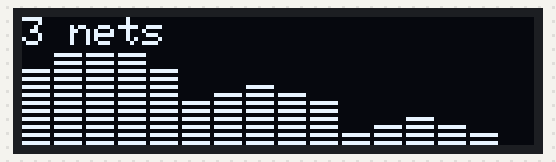
The sketch below on a simulated ESP8266 (NodeMCU). Parts: 128×32 one-colour display. A WiFi scan finds three made-up networks.

Above: at 2.2 s.

The sketch:

scan.ino
```cpp
#include <Adafruit_GFX.h>
#include <Adafruit_SSD1306.h>
#include <ESP8266WiFi.h>

//
// On W8266 module, OLED reset signal is connected to pin D0.
//
Adafruit_SSD1306 display(D0);

#define MX      128     // x-side length
#define MY      32      // y-side length
#define NB      15      // 11 channels and 2+2 side bands

static int band[NB];    // signal levels for bands

void setup()
{
    // Initialize with the I2C addr 0x3C (for the 128x32)
    display.begin(SSD1306_SWITCHCAPVCC, 0x3C);

    // Clear the buffer.
    display.clearDisplay();

    // Set size of text.
    display.setTextSize(1);
    display.setTextColor(WHITE);
    display.print("Scan...");

    // Set WiFi to station mode
    WiFi.mode(WIFI_STA);

    // Visualize the result.
    display.display();
    delay(100);
}

//
// Reset bands data.
//
static void reset_bands()
{
    int i;

    for (i=0; i<NB; i++) {
        band[i] = -99;
    }
}

//
// Draw the band level.
//
static void draw_band(int index)
{
    int level = band[index] + 95;
    int x = index * 8;
    int y;

    for (y = MY-1; y >= 0; y-=2) {
        if (level < 0)
            break;
        display.drawFastHLine(x, y, 7, WHITE);
        level -= 4;
    }
}

//
// Draw all bands
//
void draw_bands()
{
    int i;

    for (i=0; i<NB; i++) {
          draw_band(i);
    }
}

//
// Add a signal level to the band.
//
void add_band(int index, int q)
{
    int p = band[index];

    if (p < q) {
        int t = p;
        p = q;
        q = t;
    }
    // P and Q are signal levels in dB, P >= Q.
    // Compute the dB value of the sum of two power levels.
    if (p == q) {
        // When P and Q are equal, result is P+3.01 dB
        p += 3;
    }
    else if (p-1 == q) {
        // When P and Q differ by 1dB, result is P+1.76 dB
        p += 2;
    }
    else if (p-2 == q) {
        // When P and Q differ by 2dB, result is P+0.969 dB
        p += 2;
    }
    else if (p-3 == q) {
        // When P and Q differ by 3dB, result is P+0.511 dB
        p += 1;
    }

    band[index] = p;
}

//
// Add the signal level at given channel
// Channel is in range 1...11
// RSSI is in range -94...-35 dB
//
static void add_channel(int chan, int rssi)
{
    // Ignore incorrect data.
    if (chan < 1 || chan > 11)
        return;

    // Assume the channel emits the given rssi level at his central band (chan+1),
    // half this power at neighbour bands (chan, chan+2) - which is rssi-3 dB,
    // and 1/8 of this power at more distant bands (chan-1, chan+3) - which is rssi-9 dB,
    add_band(chan-1, rssi-9);
    add_band(chan,   rssi-3);
    add_band(chan+1, rssi);
    add_band(chan+2, rssi-3);
    add_band(chan+3, rssi-9);
}

void loop()
{
    // Scan Wi-Fi networks and return the number of networks found.
    int n = WiFi.scanNetworks();

    // Visualize the result.
    reset_bands();
    display.clearDisplay();
    display.setCursor(0, 0);
    if (n == 0) {
        display.print("no nets");
    } else {
        display.print(n);
        display.print(" nets");
        for (int i = 0; i < n; ++i) {
            // Get channel number and signal level for each network found.
            int chan = WiFi.channel(i);
            int rssi = WiFi.RSSI(i);
            add_channel(chan, rssi);
        }
    }
    draw_bands();
    display.display();

    // Wait a bit before scanning again.
    delay(1000);
}
```
